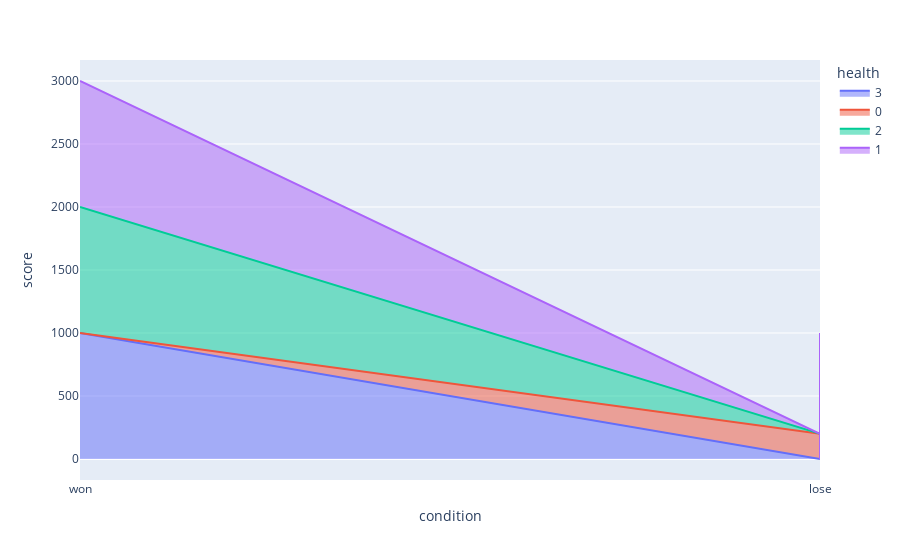

Source (notebook cell):
### Code cell
fig = px.area(df, x = "condition", y = "score", color= "health")
fig.show()

### Figure 1 — Plotly figure (JSON) as saved in the notebook; plotly's stock layout.template omitted (floating-point values rounded to 4 significant figures)
{"data": [{"hovertemplate": "health=3<br>condition=%{x}<br>score=%{y}<extra></extra>", "legendgroup": "3", "line": {"color": "#636efa"}, "mode": "lines", "name": "3", "orientation": "v", "showlegend": true, "stackgroup": "1", "type": "scatter", "x": ["won", "won"], "xaxis": "x", "y": [1000, 1000], "yaxis": "y"}, {"hovertemplate": "health=0<br>condition=%{x}<br>score=%{y}<extra></extra>", "legendgroup": "0", "line": {"color": "#EF553B"}, "mode": "lines", "name": "0", "orientation": "v", "showlegend": true, "stackgroup": "1", "type": "scatter", "x": ["lose", "lose", "lose", "lose", "lose", "lose", "lose", "lose", "lose", "lose", "lose", "lose", "lose", "lose"], "xaxis": "x", "y": [200, 500, 600, 1000, 500, 200, 0, 900, 500, 300, 300, 100, 0, 400], "yaxis": "y"}, {"hovertemplate": "health=2<br>condition=%{x}<br>score=%{y}<extra></extra>", "legendgroup": "2", "line": {"color": "#00cc96"}, "mode": "lines", "name": "2", "orientation": "v", "showlegend": true, "stackgroup": "1", "type": "scatter", "x": ["won"], "xaxis": "x", "y": [1000], "yaxis": "y"}, {"hovertemplate": "health=1<br>condition=%{x}<br>score=%{y}<extra></extra>", "legendgroup": "1", "line": {"color": "#ab63fa"}, "mode": "lines", "name": "1", "orientation": "v", "showlegend": true, "stackgroup": "1", "type": "scatter", "x": ["won", "won"], "xaxis": "x", "y": [1000, 1000], "yaxis": "y"}], "layout": {"legend": {"title": {"text": "health"}, "tracegroupgap": 0}, "margin": {"t": 60}, "xaxis": {"anchor": "y", "domain": [0, 1], "title": {"text": "condition"}}, "yaxis": {"anchor": "x", "domain": [0, 1], "title": {"text": "score"}}}}
